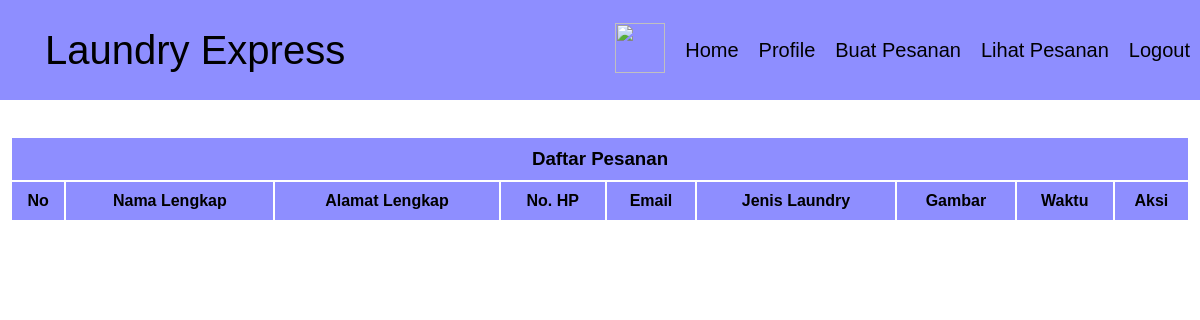
Page /tabel-pesanan.php (signed in) on the earlier database version.
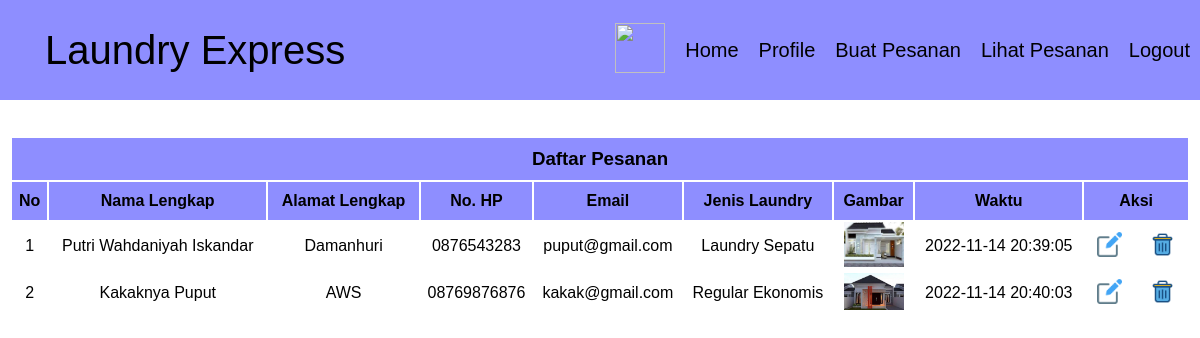
Same page on the later database version.
### tables this page shows
CREATE TABLE `gambar` (
  `id_gambar` int(11) NOT NULL,
  `id` int(11) NOT NULL,
  `nama_file` varchar(64) NOT NULL,
  `file` varchar(64) NOT NULL,
  `waktu` datetime NOT NULL
);

CREATE TABLE `laundry` (
  `id` int(11) NOT NULL,
  `id_user` int(11) NOT NULL,
  `nama` varchar(100) NOT NULL,
  `alamat` text NOT NULL,
  `telpon` varchar(25) NOT NULL,
  `email` varchar(100) NOT NULL,
  `jenis` varchar(100) NOT NULL
);

### tabel-pesanan.php (the view, shortened to what this page needs)
<?php
require "koneksi.php";
$id_user = $_SESSION['id_user'];
?>
<!DOCTYPE html>
<html lang="en">
<head>
    <link rel="stylesheet" href="css/styleData.css">
    <link rel="stylesheet" href="css/stylesheet.css">
    <link rel="stylesheet" href="css/styleSearch.css">
</head>
<body>
    <div class="header">
        <div class="nama-header">Laundry Express</div>
        <div class="list-header">
            <ul>
                <li><button id="switch"><img src="images/night-mode.png" width="50px" height="50px"></button></li>
                <li><a href="http://localhost/Proyek-Akhir-WEB/beranda.php" style="text-decoration: none;">Home</a></li>
                <li><a href="profile.php" style="text-decoration: none;">Profile</a></li>
                <li><a href="pesan.php" style="text-decoration: none;">Buat Pesanan</a></li>
                <li><a href="tabel-pesanan.php" style="text-decoration: none;">Lihat Pesanan</a></li>
                <li><a href="logout.php" style="text-decoration: none;">Logout</a></li>
            </ul>
        </div>
    </div>
    <br><br>
    <div class="tabel center" style="overflow-x: auto;">
        <table>
            <thead>
                <tr>
                    <th colspan="10" class="thead">
                        <h3 class="daftar">Daftar Pesanan</h3>
                    </th>
                </tr>
                <tr>
                    <th>No</th>
                    <th nowrap>Nama Lengkap</th>
                    <th>Alamat Lengkap</th>
                    <th>No. HP</th>
                    <th>Email</th>
                    <th>Jenis Laundry</th>
                    <th>Gambar</th>
                    <th>Waktu</th>
                    <th colspan="2">Aksi</th>
                </tr>
            </thead>
            <tbody>
                <?php
                $query = mysqli_query($db, "SELECT * FROM laundry INNER JOIN gambar ON laundry.id=gambar.id WHERE id_user=$id_user" );
                $i = 1;
                while ($row = mysqli_fetch_assoc($query)) {
                ?>
                <tr>
                    <td><?= $i ?></td>
                    <td nowrap><?=$row['nama']?></td>
                    <td><?=$row['alamat']?></td>
                    <td><?=$row['telpon']?></td>
                    <td><?=$row['email']?></td>
                    <td><?=$row['jenis']?></td>
                    <td><img src="gambar/<?=$row['file']?>" width="60px" ></td>
                    <td><?=$row['waktu']?></td>
                    <td class="edit">
                        <a href="edit.php?id=<?=$row['id']?>">
                            <img src="images/edit.png" width="25px" height="25px">
                        </a>
                    </td>
                    <td class="hapus">
                        <a href="hapus.php?id=<?=$row['id']?>" onclick="return confirm('Apakah Data akan dihapus')" >
                            <img src="images/trash-can.png" width="25px" height="25px">
                        </a>
                    </td>
                </tr>
                <?php
                $i++;
                }?>
            </tbody>
        </table>
    </div>
</body>
</html>

Differences in the rows shown:
added gambar: id.nama "Putri Wahdaniyah Iskandar", id.alamat "Damanhuri", id.telpon "0876543283", id.email "puput@gmail.com", id.jenis "Laundry Sepatu", file (picture), waktu "2022-11-14 20:39:05"
added gambar: id.nama "Kakaknya Puput", id.alamat "AWS", id.telpon "08769876876", id.email "kakak@gmail.com", id.jenis "Regular Ekonomis", file (picture), waktu "2022-11-14 20:40:03"
